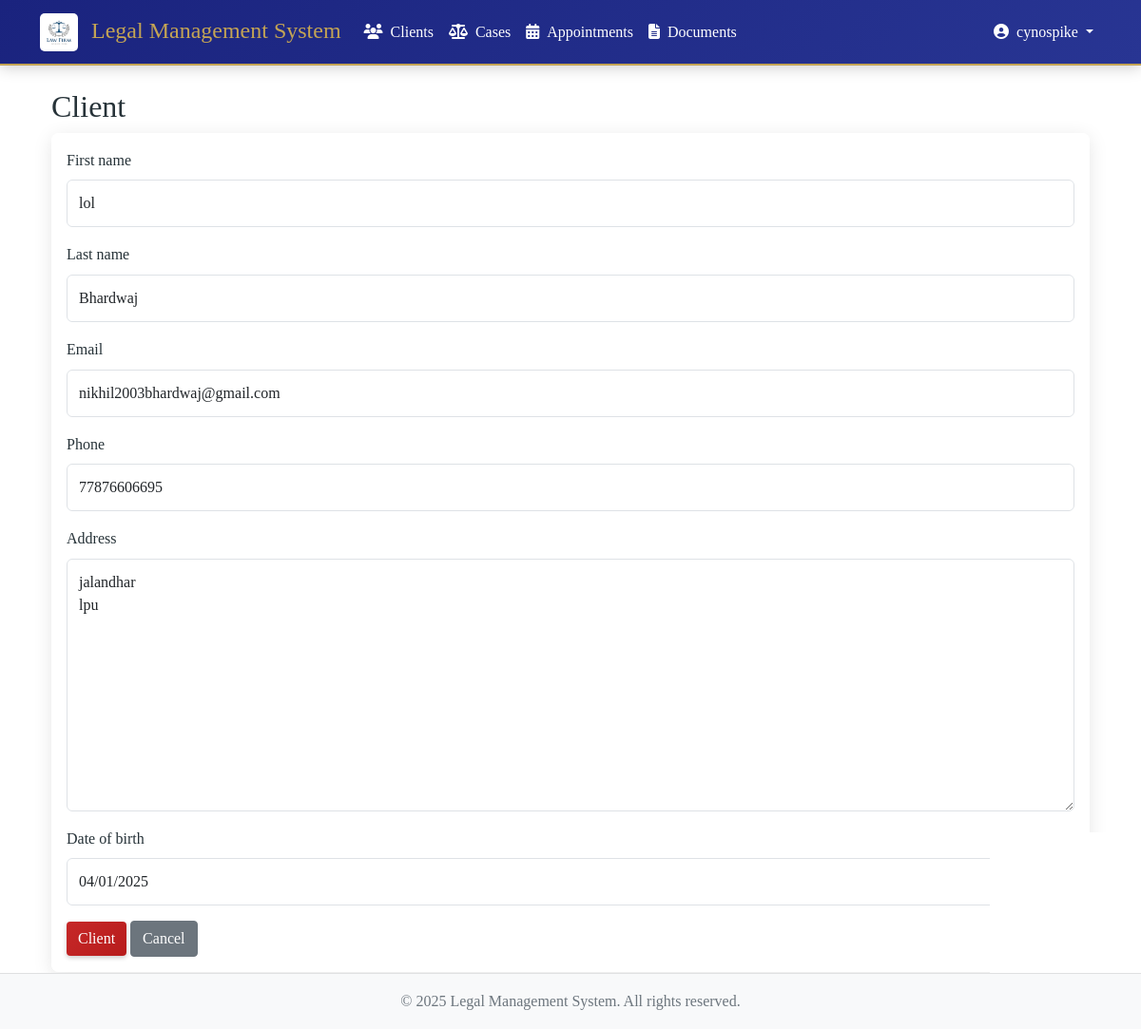
/clients/2/edit/ (signed in), run on the app's committed database.
### clients/models.py (models this page shows, shortened)
class Client(models.Model):
    first_name = models.CharField(max_length=100)
    last_name = models.CharField(max_length=100)
    email = models.EmailField()
    phone = models.CharField(max_length=20)
    address = models.TextField()
    date_of_birth = models.DateField()
    created_at = models.DateTimeField(auto_now_add=True)
    class Meta:
        ordering = ['-created_at']

### clients/views.py (the view)
# urls.py: path('<int:pk>/edit/', views.client_update, name='client_update'),
@login_required
def client_update(request, pk):
    client = get_object_or_404(Client, pk=pk)
    if request.method == 'POST':
        form = ClientForm(request.POST, instance=client)
        if form.is_valid():
            form.save()
            return redirect('clients:client_list')
    else:
        form = ClientForm(instance=client)
    return render(request, 'clients/client_form.html', {'form': form})

### clients/forms.py
class ClientForm(forms.ModelForm):
    class Meta:
        model = Client
        fields = ['first_name', 'last_name', 'email', 'phone', 'address', 'date_of_birth']
        widgets = {
            'date_of_birth': forms.DateInput(attrs={'type': 'date'}),
        }

### templates/clients/client_form.html (shortened to what this page needs)
{% extends 'base.html' %}
{% load widget_tweaks %}
{% block content %}
<div class="container mt-4">
    <h2>{{ action }} Client</h2>
    <div class="card">
        <div class="card-body">
            <form method="post">
                {% for field in form %}
                <div class="mb-3">
                    <label for="{{ field.id_for_label }}" class="form-label">{{ field.label }}</label>
                    {% render_field field class="form-control" %}
                </div>
                {% endfor %}
                <button type="submit" class="btn btn-primary">{{ action }} Client</button>
                <a href="{% url 'clients:client_list' %}" class="btn btn-secondary">Cancel</a>
            </form>
        </div>
    </div>
</div>
{% endblock %}

### templates/base.html (shortened to what this page needs)
{% load static %}
<!DOCTYPE html>
<html lang="en">
<head>
    <link href="https://cdn.jsdelivr.net/npm/bootstrap@5.1.3/dist/css/bootstrap.min.css" rel="stylesheet">
    <link rel="stylesheet" href="https://cdnjs.cloudflare.com/ajax/libs/font-awesome/6.5.1/css/all.min.css">
    <link rel="stylesheet" href="{% static 'css/style.css' %}">
    <link rel="stylesheet" href="{% static 'css/animations.css' %}">
</head>
<body>
    <nav class="navbar navbar-expand-lg navbar-dark">
        <div class="container">
            <a class="navbar-brand" href="{% url 'dashboard' %}">
                <img src="{% static 'images/logo.png' %}" alt="Legal Management System" height="40" class="me-2">
                Legal Management System
            </a>
            {% if user.is_authenticated %}
            <div class="collapse navbar-collapse" id="navbarNav">
                <ul class="navbar-nav me-auto">
                    <li class="nav-item">
                        <a class="nav-link" href="{% url 'clients:client_list' %}">
                            <i class="fas fa-users me-2"></i>Clients
                        </a>
                    </li>
                    <li class="nav-item">
                        <a class="nav-link" href="{% url 'cases:case_list' %}">
                            <i class="fas fa-balance-scale me-2"></i>Cases
                        </a>
                    </li>
                    <li class="nav-item">
                        <a class="nav-link" href="{% url 'appointments:appointment_list' %}">
                            <i class="fas fa-calendar-alt me-2"></i>Appointments
                        </a>
                    </li>
                    <li class="nav-item">
                        <a class="nav-link" href="{% url 'documents:document_list' %}">
                            <i class="fas fa-file-alt me-2"></i>Documents
                        </a>
                    </li>
                </ul>
                <div class="navbar-nav">
                    <div class="nav-item dropdown">
                        <a class="nav-link dropdown-toggle" href="#" id="userDropdown" role="button" data-bs-toggle="dropdown">
                            <i class="fas fa-user-circle me-2"></i>{{ user.username }}
                        </a>
                    </div>
                </div>
            </div>
            {% endif %}
        </div>
    </nav>
    <div class="content-wrapper">
        <div class="container mt-4">
            {% block content %}
            {% endblock %}
        </div>
    </div>
    <footer class="footer py-3 bg-light">
        <div class="container text-center">
            <span class="text-muted">© {% now "Y" %} Legal Management System. All rights reserved.</span>
        </div>
    </footer>
</body>
</html>

### static/css/style.css (style rules this page uses)
:root { --primary-color: #1a237e; --secondary-color: #283593; --accent-color: #c62828; --text-color: #263238; --light-bg: #f5f5f5; --gold-accent: #c4a454; }
body { font-family: 'Crimson Text', serif; color: var(--text-color); line-height: 1.6; min-height: 100vh; display: flex; flex-direction: column; margin: 0; }
.content-wrapper { flex: 1 0 auto; padding-bottom: 60px; }
.footer { flex-shrink: 0; background-color: var(--light-bg); position: fixed; bottom: 0; width: 100%; z-index: 100; border-top: 1px solid rgba(0, 0, 0, 0.1); }
.content-wrapper::before { content: ''; position: absolute; top: 0; left: 0; right: 0; bottom: 0; background-color: rgba(255, 255, 255, 0.85); z-index: -1; }
.navbar { margin-bottom: 0; }
.footer { margin-top: auto; background-color: var(--light-bg); }
.card { background-color: rgba(255, 255, 255, 0.9); backdrop-filter: blur(5px); }
.navbar { background: linear-gradient(135deg, rgba(26, 35, 126, 0.95), rgba(40, 53, 147, 0.95)) !important; }
.navbar { background: linear-gradient(135deg, var(--primary-color), var(--secondary-color)) !important; box-shadow: 0 2px 15px rgba(0,0,0,0.2); border-bottom: 2px solid var(--gold-accent); }
.navbar-brand { font-family: 'Cormorant Garamond', serif; font-size: 1.5rem; color: var(--gold-accent) !important; }
.nav-link { color: #fff !important; font-weight: 500; transition: color 0.3s ease; }
.card { border: none; box-shadow: 0 4px 20px rgba(0,0,0,0.1); background: rgba(255, 255, 255, 0.97); border-radius: 8px; overflow: hidden; }
.btn-primary { background: linear-gradient(135deg, var(--accent-color), #b71c1c); border: none; box-shadow: 0 2px 5px rgba(0,0,0,0.2); transition: all 0.3s ease; }
.form-control { border: 1px solid #dee2e6; border-radius: 6px; padding: 0.75rem; transition: all 0.3s ease; }
.navbar-brand img { border-radius: 5px; object-fit: contain; height: 40px; width: auto; transition: transform 0.3s ease; }

### data on the page
Client: first_name "lol" "Bhardwaj" "nikhil2003bhardwaj@gmail.com" "77876606695" "jalandhar lpu" "04/01/2025"

### other printed values
{{ user.username }} "cynospike"
{{ field.label }} "First name" "Last name" "Email" "Phone" "Address" "Date of birth"
